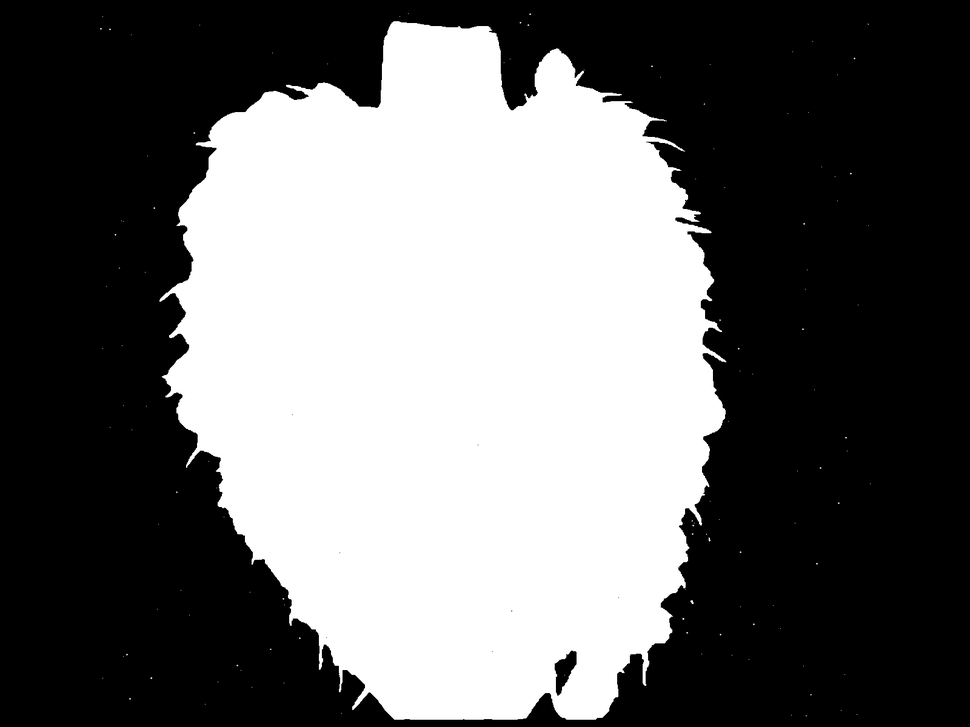
#> input picture results/04_visualization/tbs_mask_grabcut.png, 970 x 727 px, shrunk from 1600 x 1200 before the run
$ python clean_tbs_mask.py
#> lines starting #> are read from the running program, lines starting #| are printed output that depends on the picture; after the words box and inside, x2 and y2 are one past the last pixel; in counts of white or black regions, pixels touching at a corner belong together
from pathlib import Path

import cv2
import numpy as np

BASE_DIR = Path(__file__).resolve().parent.parent
MASK_PATH = BASE_DIR / "results" / "04_visualization" / "tbs_mask_grabcut.png"
OUTPUT_DIR = BASE_DIR / "results" / "04_visualization"

mask = cv2.imread(str(MASK_PATH), cv2.IMREAD_GRAYSCALE)
#> mask is the input picture: shape (727, 970); min 0, max 255, mean 105.1

if mask is None:
    raise FileNotFoundError(f"Mask tidak ditemukan: {MASK_PATH}")

binary = (mask > 0).astype(np.uint8)
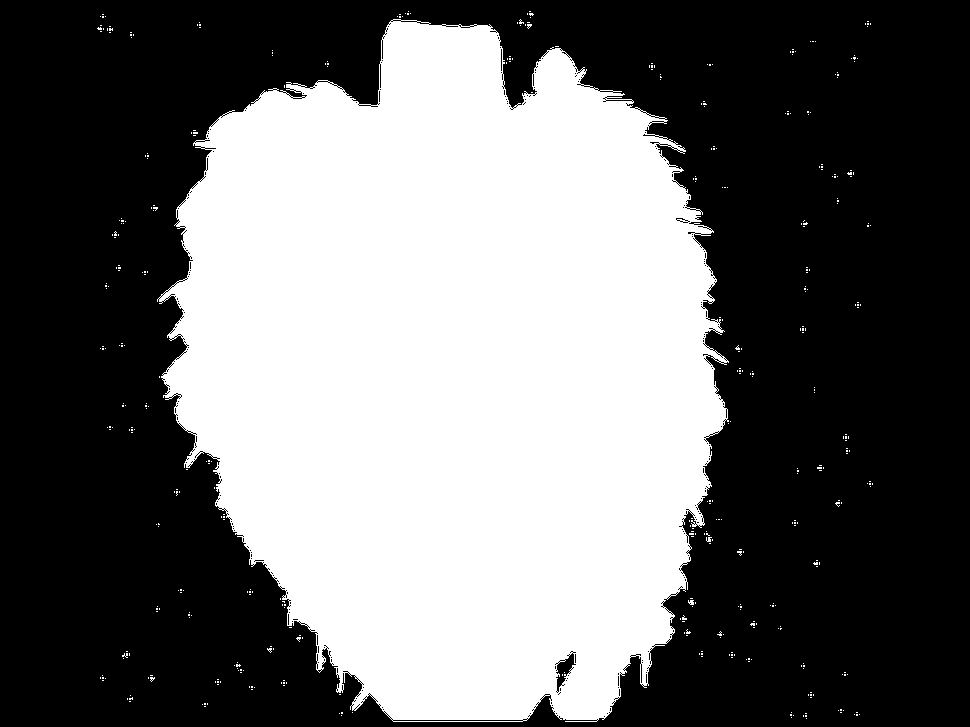
#> binary: shape (727, 970); values 0 (black) and 1 (white), 42.1% white; 450 white regions (447 under 20 px), largest, box (x1, y1, x2, y2) and area: (157, 19, 729, 722) 295850, (688, 600, 694, 605) 23, (706, 537, 712, 542) 20

# Temukan komponen-komponen objek yang terhubung
count, labels, stats, centroids = cv2.connectedComponentsWithStats(
    binary, connectivity=8
)
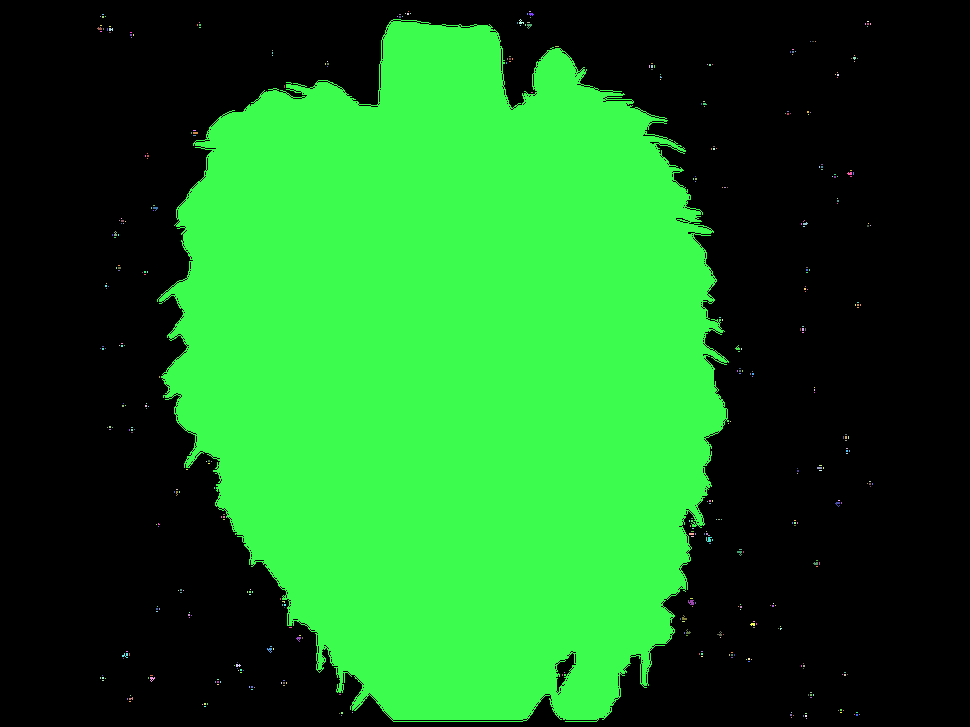
#> labels: shape (727, 970) int32; 451 distinct labels, from 0 to 450; one colour per label, 0 black
#> count = 451; stats = 451 rows, first 6: [0, 0, 970, 727, 408085], [408, 11, 1, 1, 1], [529, 11, 2, 1, 2], [405, 13, 1, 1, 1], [407, 13, 2, 2, 4], [410, 13, 1, 1, 1]; centroids = 451 pairs, first value 99.18 to 872, second value 11 to 718

if count <= 1:
    raise RuntimeError("Tidak ditemukan komponen foreground.")

# Cari komponen terbesar sebagai badan utama TBS
largest_label = 1 + np.argmax(stats[1:, cv2.CC_STAT_AREA])
#> largest_label = 17

cleaned = np.zeros_like(binary)
cleaned[labels == largest_label] = 255

output_path = OUTPUT_DIR / "tbs_mask_component_awal.png"
cv2.imwrite(str(output_path), cleaned)
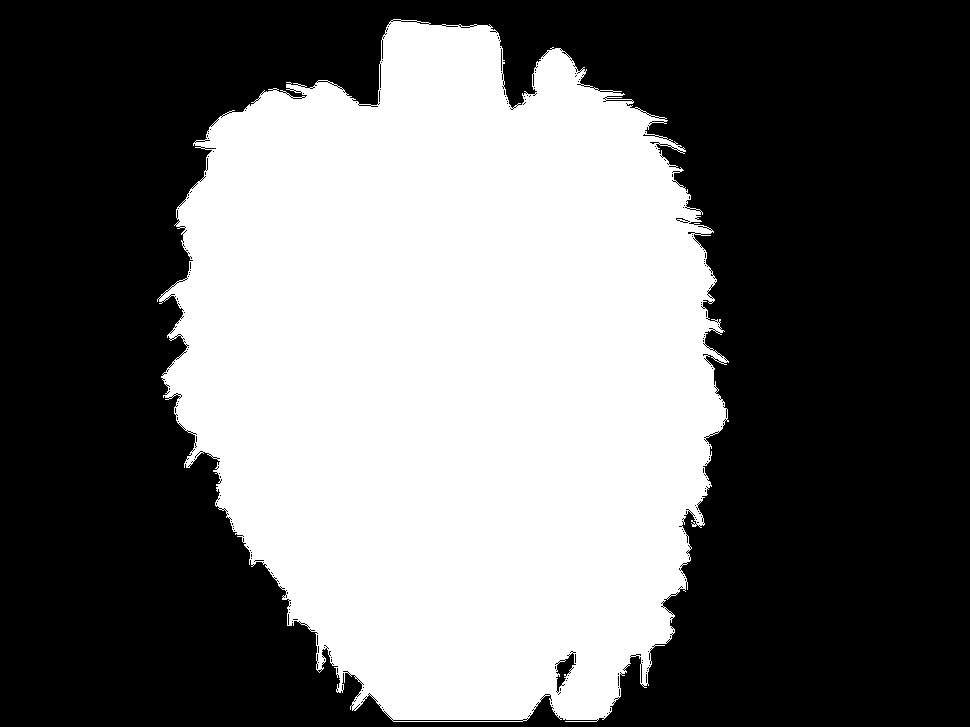
#> saved as tbs_mask_component_awal.png: shape (727, 970); 42% white; 1 white region, box (x1, y1, x2, y2) and area: (157, 19, 729, 722) 295850

print(f"Jumlah komponen foreground: {count - 1}")
#| Jumlah komponen foreground: 450
print(f"Mask komponen utama disimpan: {output_path}")
print("Perhatian: serabut yang terpisah dapat ikut terhapus.")
